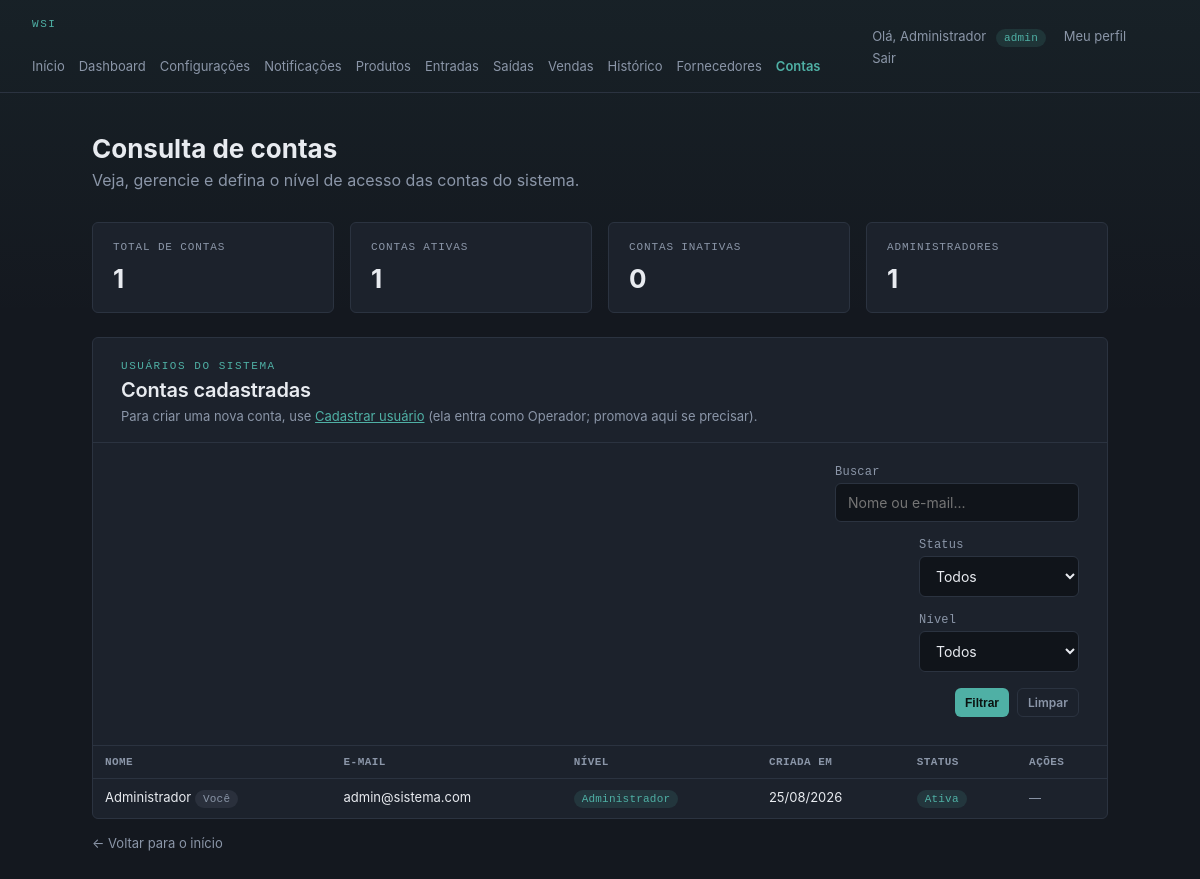
The page /consulta_contas.php (signed in) on the database its author committed.
### tables this page shows
CREATE TABLE usuarios (
    id INT AUTO_INCREMENT PRIMARY KEY,
    nome VARCHAR(120) NOT NULL,
    email VARCHAR(150) NOT NULL UNIQUE,
    senha_hash VARCHAR(255) NOT NULL,
    nivel_acesso ENUM('admin', 'operador') NOT NULL DEFAULT 'operador',
    ativo TINYINT(1) NOT NULL DEFAULT 1,
    criado_em DATETIME NOT NULL DEFAULT CURRENT_TIMESTAMP
);

### auth.php (called while the page is built, shortened)
<?php
function usuarioEhAdmin(): bool
{
    return ($_SESSION['usuario_nivel'] ?? '') === 'admin';
}

### repositories/UsuarioRepository.php (called while the page is built, shortened)
<?php
class UsuarioRepository
{
    private PDO $pdo;
    public function __construct(PDO $pdo)
    {
        $this->pdo = $pdo;
    }
    public function listar(
        string $busca = '',
        string $filtroStatus = 'todos',
        string $filtroNivel = 'todos'
    ): array {
        $sql = '
            SELECT
                id,
                nome,
                email,
                nivel_acesso,
                ativo,
                criado_em
            FROM usuarios
        ';
        $parametros = [];
        $sql .= ' ORDER BY nome';
        $stmt = $this->pdo->prepare($sql);
        $stmt->execute($parametros);
        return $stmt->fetchAll(PDO::FETCH_ASSOC);
    }
    public function contarTotal(): int
    {
        $stmt = $this->pdo->query(
            'SELECT COUNT(*) FROM usuarios'
        );
        return (int) $stmt->fetchColumn();
    }
    public function contarAtivas(): int
    {
        $stmt = $this->pdo->query(
            'SELECT COUNT(*) FROM usuarios WHERE ativo = 1'
        );
        return (int) $stmt->fetchColumn();
    }
    public function contarAdmins(): int
    {
        $stmt = $this->pdo->query(
            "SELECT COUNT(*) FROM usuarios WHERE nivel_acesso = 'admin'"
        );
        return (int) $stmt->fetchColumn();
    }
}

### consulta_contas.php (the view, shortened to what this page needs)
<?php require_once __DIR__ . '/auth.php'; exigirAdmin();
require_once __DIR__ . '/config/database.php';
require_once __DIR__ . '/repositories/UsuarioRepository.php';
$pdo = Database::getConnection();
$usuarioRepository = new UsuarioRepository($pdo);
$busca = trim($_GET['busca'] ?? '');
$filtroStatus = $_GET['status'] ?? 'todos';
$filtroNivel = $_GET['nivel'] ?? 'todos';
$usuarios = $usuarioRepository->listar(
    $busca,
    $filtroStatus,
    $filtroNivel
);
$totalContas = $usuarioRepository->contarTotal();
$totalAtivas = $usuarioRepository->contarAtivas();
$totalAdmins = $usuarioRepository->contarAdmins();
?>
<!DOCTYPE html>
<html lang="pt-BR">
<head>
<link rel="stylesheet" href="assets/css/app.css">
</head>
<body>
<?php include __DIR__ . '/partials/navbar.php'; ?>
<main class="wide">
    <h1>Consulta de contas</h1>
    <p class="sub">Veja, gerencie e defina o nível de acesso das contas do sistema.</p>
    <div class="stat-grid">
        <div class="stat-card">
            <p class="stat-label">Total de contas</p>
            <p class="stat-value"><?= (int)$totalContas ?></p>
        </div>
        <div class="stat-card">
            <p class="stat-label">Contas ativas</p>
            <p class="stat-value"><?= (int)$totalAtivas ?></p>
        </div>
        <div class="stat-card">
            <p class="stat-label">Contas inativas</p>
            <p class="stat-value"><?= (int)($totalContas - $totalAtivas) ?></p>
        </div>
        <div class="stat-card">
            <p class="stat-label">Administradores</p>
            <p class="stat-value"><?= (int)$totalAdmins ?></p>
        </div>
    </div>
    <div class="card">
        <div class="card__header">
            <p class="card__eyebrow">Usuários do sistema</p>
            <h2 class="card__title">Contas cadastradas</h2>
            <p class="card__subtitle">Para criar uma nova conta, use <a href="cadastro_usuario.php" style="color: var(--accent);">Cadastrar usuário</a> (ela entra como Operador; promova aqui se precisar).</p>
        </div>
        <form method="GET" action="" class="filter-bar">
            <div class="field">
                <label for="busca">Buscar</label>
                <input type="text" id="busca" name="busca" value="<?= htmlspecialchars($busca) ?>" placeholder="Nome ou e-mail...">
            </div>
            <div class="field">
                <label for="status">Status</label>
                <select id="status" name="status">
                    <option value="todos" <?= $filtroStatus === 'todos' ? 'selected' : '' ?>>Todos</option>
                </select>
            </div>
            <div class="field">
                <label for="nivel">Nível</label>
                <select id="nivel" name="nivel">
                    <option value="todos" <?= $filtroNivel === 'todos' ? 'selected' : '' ?>>Todos</option>
                </select>
            </div>
            <div class="actions">
                <button type="submit" class="btn--sm">Filtrar</button>
                <a href="consulta_contas.php" class="btn btn--ghost btn--sm">Limpar</a>
            </div>
        </form>
        <div class="table-wrap">
            <?php if (empty($usuarios)): ?>
                <p class="empty-state">Nenhuma conta encontrada com esses filtros.</p>
            <?php else: ?>
                <table class="data-table">
                    <thead>
                        <tr>
                            <th>Nome</th>
                            <th>E-mail</th>
                            <th>Nível</th>
                            <th>Criada em</th>
                            <th>Status</th>
                            <th>Ações</th>
                        </tr>
                    </thead>
                    <tbody>
                        <?php foreach ($usuarios as $u): ?>
                            <?php $ehVoce = (int)$u['id'] === (int)$_SESSION['usuario_id']; ?>
                            <tr>
                                <td>
                                    <?= htmlspecialchars($u['nome']) ?>
                                    <?php if ($ehVoce): ?>
                                        <span class="badge badge--muted">Você</span>
                                    <?php endif; ?>
                                </td>
                                <td><?= htmlspecialchars($u['email']) ?></td>
                                <td>
                                    <span class="badge <?= $u['nivel_acesso'] === 'admin' ? 'badge--ok' : 'badge--muted' ?>">
                                        <?= $u['nivel_acesso'] === 'admin' ? 'Administrador' : 'Operador' ?>
                                    </span>
                                </td>
                                <td><?= htmlspecialchars(date('d/m/Y', strtotime($u['criado_em']))) ?></td>
                                <td>
                                    <?php if ($u['ativo']): ?>
                                        <span class="badge badge--ok">Ativa</span>
                                    <?php else: ?>
                                        <span class="badge badge--muted">Inativa</span>
                                    <?php endif; ?>
                                </td>
                                <td>
                                    <?php if (!$ehVoce): ?>
                                        <div style="display:flex; gap:8px; flex-wrap:wrap; align-items:center;">
                                            <form method="POST" action="" style="margin:0; display:flex; gap:6px;">
                                                <input type="hidden" name="acao" value="alterar_nivel">
                                                <input type="hidden" name="id" value="<?= (int)$u['id'] ?>">
                                                <select name="nivel_acesso" style="padding: 6px 8px; font-size: 12px;">
                                                    <option value="operador" <?= $u['nivel_acesso'] === 'operador' ? 'selected' : '' ?>>Operador</option>
                                                    <option value="admin" <?= $u['nivel_acesso'] === 'admin' ? 'selected' : '' ?>>Administrador</option>
                                                </select>
                                                <button type="submit" class="btn--ghost btn--sm">Salvar</button>
                                            </form>
                                            <form method="POST" action="" style="margin:0;">
                                                <input type="hidden" name="acao" value="alternar_status">
                                                <input type="hidden" name="id" value="<?= (int)$u['id'] ?>">
                                                <button type="submit" class="btn--sm <?= $u['ativo'] ? 'btn--danger' : 'btn--ghost' ?>">
                                                    <?= $u['ativo'] ? 'Inativar' : 'Reativar' ?>
                                                </button>
                                            </form>
                                        </div>
                                    <?php else: ?>
                                        <span style="color: var(--ink-dim); font-size: 12px;">—</span>
                                    <?php endif; ?>
                                </td>
                            </tr>
                        <?php endforeach; ?>
                    </tbody>
                </table>
            <?php endif; ?>
        </div>
    </div>
    <a href="home.php" class="back">← Voltar para o início</a>
</main>
</body>
</html>

### partials/navbar.php
<?php
$paginaAtual = basename($_SERVER['PHP_SELF']);
$souAdmin = usuarioEhAdmin();
function navLinkClass($arquivo, $paginaAtual) {
    return $arquivo === $paginaAtual ? 'nav-link ativo' : 'nav-link';
}
?>
<header>
    <div style="display:flex; align-items:center; gap:28px; flex-wrap: wrap;">
        <p class="eyebrow" style="margin:0;">WSI</p>
        <nav style="display:flex; gap:14px; flex-wrap: wrap; row-gap: 6px;">
            <a class="<?= navLinkClass('home.php', $paginaAtual) ?>" href="home.php">Início</a>
            <a class="<?= navLinkClass('dashboard.php', $paginaAtual) ?>" href="dashboard.php">Dashboard</a>
            <a class="<?= navLinkClass('configuracoes.php', $paginaAtual) ?>" href="configuracoes.php">Configurações</a>
            <a class="<?= navLinkClass('notificacoes.php', $paginaAtual) ?>" href="notificacoes.php">Notificações</a>
            <a class="<?= navLinkClass('produtos.php', $paginaAtual) ?>" href="produtos.php">Produtos</a>
            <a class="<?= navLinkClass('cadastro_entrada.php', $paginaAtual) ?>" href="cadastro_entrada.php">Entradas</a>
            <a class="<?= navLinkClass('cadastro_saida.php', $paginaAtual) ?>" href="cadastro_saida.php">Saídas</a>
            <a class="<?= navLinkClass('cadastro_venda.php', $paginaAtual) ?>" href="cadastro_venda.php">Vendas</a>
            <a class="<?= navLinkClass('historico.php', $paginaAtual) ?>" href="historico.php">Histórico</a>
            <a class="<?= navLinkClass('cadastro_fornecedor.php', $paginaAtual) ?>" href="cadastro_fornecedor.php">Fornecedores</a>
            <?php if ($souAdmin): ?>
                <a class="<?= navLinkClass('consulta_contas.php', $paginaAtual) ?>" href="consulta_contas.php">Contas</a>
            <?php endif; ?>
        </nav>
    </div>
    <div>
        <span style="color: var(--ink-dim); font-size: 13px; margin-right: 14px;">
            Olá, <?= htmlspecialchars($_SESSION['usuario_nome']) ?>
            <span class="badge <?= $souAdmin ? 'badge--ok' : 'badge--muted' ?>" style="margin-left:6px;">
                <?= $souAdmin ? 'admin' : 'operador' ?>
            </span>
        </span>
        <a href="perfil.php" style="margin-right: 14px;">Meu perfil</a>
        <a href="logout.php">Sair</a>
    </div>
</header>

### rows shown on the page
usuarios: nome "Administrador", shows "Você", email "admin@sistema.com", nivel_acesso "Administrador", criado_em "25/08/2026", ativo "Ativa"

### other values the page prints
$_SESSION['usuario_nome'] "Administrador"
$totalContas "1"
$totalAtivas "1"
$totalContas - $totalAtivas "0"
$totalAdmins "1"
